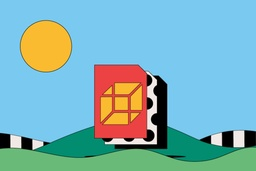
#> input picture data_allen/sample_image.jpg, 256 x 171 px, shrunk from 1200 x 800 before the run
$ jupyter execute --allow-errors gabor_filter_static.ipynb   (shell and % lines are left out)   (older library calls are emulated)
#> lines starting #> are read from the running program, lines starting #| are printed output that depends on the picture; after the words box and inside, x2 and y2 are one past the last pixel; in counts of white or black regions, pixels touching at a corner belong together
[cell 1]
import pandas as pd
import cv2
import numpy as np
import scipy

import matplotlib.pyplot as plt

deg_to_rad = np.pi/180

#> (a cell that did not finish here is left out)

[cell 3]
id_cols = [
    "experiment_container_id", "cell_specimen_id"
]

sg_cols = [
    "pref_ori_sg", "pref_sf_sg", "pref_phase_sg"
]

dg_cols = [
    "pref_dir_dg", "pref_tf_dg"
]

#> (a cell that did not finish here is left out)

### Sample Image

[cell 5]
im = cv2.imread("sample_image.jpg")
#> im is the input picture: shape (171, 256, 3); mean B, G, R 183, 177.1, 125.5

[cell 6]
im_gray = cv2.cvtColor(im, cv2.COLOR_BGR2GRAY)
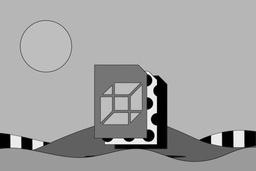
#> im_gray: shape (171, 256); min 0, max 254, mean 162.4

[cell 7]
ax = plt.imshow(im[:,:,::-1])
plt.axis('off')
plt.show()

[cell 8]
plt.imshow(im_gray, cmap='gray')
plt.axis('off')
plt.show()

### Sample Static Filters

#> (a cell that did not finish here is left out)

#> (a cell that did not finish here is left out)

[cell 11]
ori = 60
sf = 0.02
phase = 0

g = cv2.getGaborKernel(
    ksize=(80,80),
    sigma=1/sf, # 50
    theta=ori*deg_to_rad,
    lambd=1/sf,
    gamma=1, # 1
    psi=phase*2*np.pi,
)

plt.figure(figsize=(5, 4))
plt.imshow(g, cmap='gray')
plt.show()
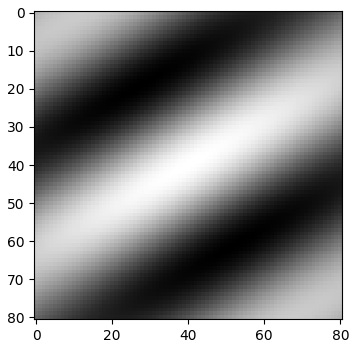
#> figure drawn by matplotlib, 1 panel

[cell 12]
im_conv = cv2.filter2D(
    im_gray,
    ddepth=cv2.CV_32F,
    kernel=cv2.flip(g,-1),
    borderType=cv2.BORDER_CONSTANT
)
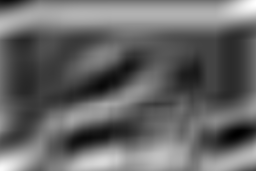
#> im_conv: shape (171, 256) float32; min -78836.1, max 50677.7, mean -26533; drawn with min black and max white
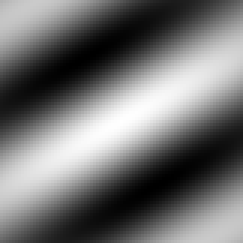
#> g: shape (81, 81) float64 (shown 3 times larger); min -0.885, max 1, mean -0.0374; drawn with min black and max white

[cell 13]
def convolution2d(image, kernel, padding=None):
#> called with padding = 0
    kernel = cv2.flip(kernel,-1)
    m, _ = kernel.shape
#> m = 81

    if padding is not None:
        p = int(np.floor(m/2))
#> p = 40
        image_pad = cv2.copyMakeBorder(
            image,
            top=p,
            bottom=p,
            left=p,
            right=p,
            borderType=cv2.BORDER_CONSTANT,
            value=padding,
        )
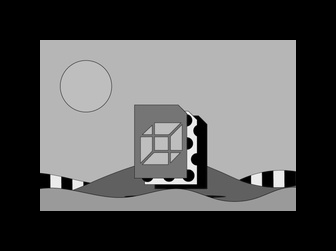
#> image_pad: shape (251, 336); min 0, max 254, mean 84.3
        print(f"Image dimensions changed from {image.shape} to {image_pad.shape}")
#| Image dimensions changed from (171, 256) to (251, 336)
    else:
        image_pad = image

    y, x = image_pad.shape
#> y = 251; x = 336
    y = y - m + 1
#> y = 171
    x = x - m + 1
#> x = 256
    new_image = np.zeros((y,x))
    for i in range(y):
        for j in range(x):
            new_image[i][j] = np.sum(image_pad[i:i+m, j:j+m]*kernel)
    return new_image

im_conv_manual = convolution2d(im_gray, g, padding=0)

[cell 14]
im_conv_clip = im_conv.copy()
im_conv_clip[im_conv_clip<0] = 0
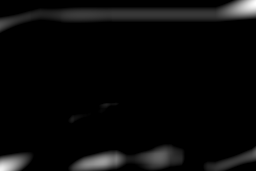
#> im_conv_clip: shape (171, 256) float32; min 0, max 50677.7, mean 1841.4; drawn with min black and max white
im_conv_clip[im_conv_clip>255] = 255
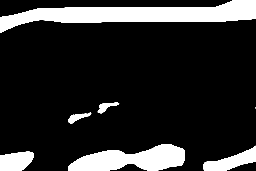
#> im_conv_clip: shape (171, 256) float32; 16.82% of pixels changed, all inside (x1, y1, x2, y2) = (0, 0, 256, 171)

[cell 15]
im_conv_scipy = scipy.ndimage.convolve(
    (im_gray - im_gray.min()) / (im_gray.max() - im_gray.min()),
    g,
    mode='constant',
)

[cell 16]
im_conv_scipy_fft = scipy.signal.fftconvolve(
    (im_gray - im_gray.min()) / (im_gray.max() - im_gray.min()),
    g,
    mode='same',
)

[cell 17]
im_conv_norm = (255*(im_conv - im_conv.min())/(im_conv.max() - im_conv.min())).astype(np.uint8)
im_conv_manual_norm = (255*(im_conv_manual - im_conv_manual.min())/(im_conv_manual.max() - im_conv_manual.min())).astype(np.uint8)
im_conv_scipy_norm = (255*(im_conv_scipy - im_conv_scipy.min())/(im_conv_scipy.max() - im_conv_scipy.min())).astype(np.uint8)
im_conv_scipy_fft_norm = (255*(im_conv_scipy_fft - im_conv_scipy_fft.min())/(im_conv_scipy_fft.max() - im_conv_scipy_fft.min())).astype(np.uint8)

[cell 18]
print(np.sum(im_conv_norm != im_conv_manual_norm))
#| 0
print(np.sum(im_conv_norm != im_conv_scipy_norm))
#| 0
print(np.sum(im_conv_manual_norm != im_conv_scipy_norm))
#| 0
print(np.sum(im_conv_manual_norm != im_conv_scipy_fft_norm))
#| 0

[cell 19]
fig, ax = plt.subplots(2, 2, figsize=(20, 15))
ax[0,0].axis('off')
ax[0,0].set_title("opencv convolution")
ax[0,0].imshow(im_conv, cmap='gray')

ax[0,1].axis('off')
ax[0,1].set_title("convolution scipy")
ax[0,1].imshow(im_conv_scipy, cmap='gray')

ax[1,0].axis('off')
ax[1,0].set_title("manual convolution")
ax[1,0].imshow(im_conv_manual, cmap='gray')

ax[1,1].axis('off')
ax[1,1].set_title("convolution fft")
ax[1,1].imshow(im_conv_scipy_fft, cmap='gray')

plt.show()
